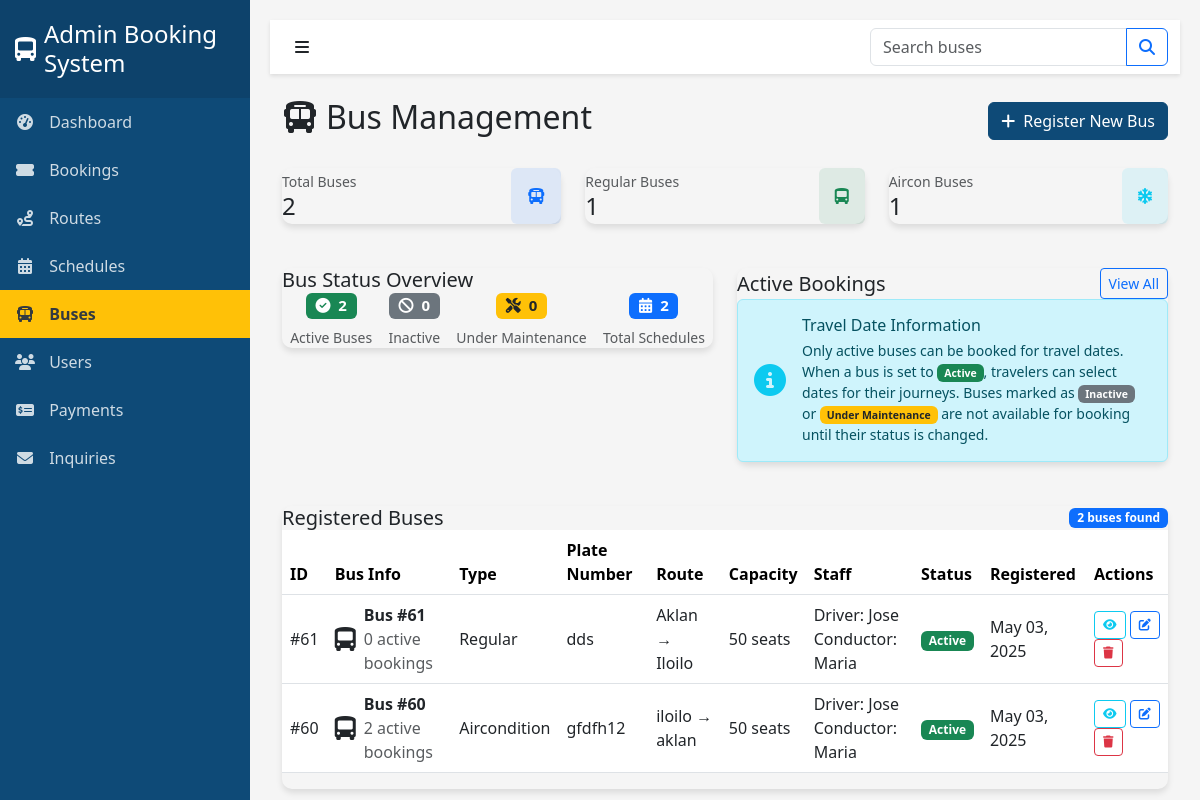
Before: /admin/tabs/buses_admin.php with the older database file.
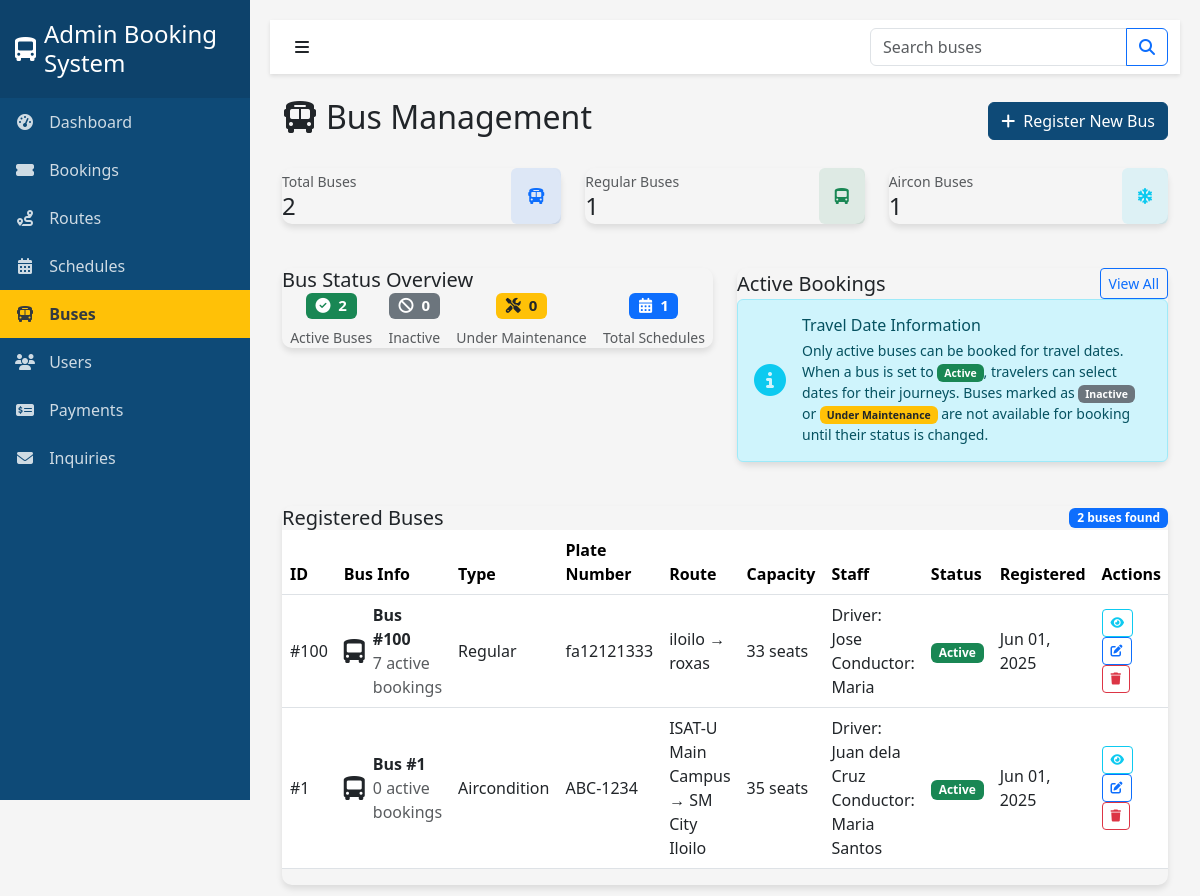
After: the same page with the newer database file.
### tables this page shows
CREATE TABLE `buses` (
  `id` int(11) NOT NULL,
  `bus_type` varchar(50) NOT NULL,
  `seat_capacity` int(11) NOT NULL,
  `plate_number` varchar(20) NOT NULL,
  `driver_name` varchar(100) NOT NULL,
  `conductor_name` varchar(100) NOT NULL,
  `status` enum('Active','Inactive','Under Maintenance') DEFAULT 'Active',
  `route_id` int(11) DEFAULT NULL,
  `route_name` varchar(255) NOT NULL,
  `origin` varchar(100) DEFAULT NULL,
  `destination` varchar(100) DEFAULT NULL,
  `bus_model` varchar(100) DEFAULT NULL,
  `year_manufactured` year(4) DEFAULT NULL,
  `last_maintenance` date DEFAULT NULL,
  `next_maintenance` date DEFAULT NULL,
  `fuel_type` enum('diesel','gasoline','electric','hybrid') DEFAULT 'diesel',
  `wifi_available` tinyint(1) DEFAULT 0,
  `charging_ports` tinyint(1) DEFAULT 0,
  `wheelchair_accessible` tinyint(1) DEFAULT 0,
  `created_at` timestamp NOT NULL DEFAULT current_timestamp(),
  `updated_at` timestamp NOT NULL DEFAULT current_timestamp() ON UPDATE current_timestamp()
);

### admin/tabs/buses_admin.php (the view, shortened to what the rows shown need)
<?php
require_once "../../backend/connections/config.php";
$records_per_page = 10;
$page = isset($_GET['page']) && is_numeric($_GET['page']) ? $_GET['page'] : 1;
$start_from = ($page - 1) * $records_per_page;
$search_condition = '';
$buses = [];
try {
    $query = "SELECT b.id, b.bus_type, b.seat_capacity, b.plate_number, b.route_id, b.route_name,
              b.driver_name, b.conductor_name, b.status, b.created_at,
              (SELECT COUNT(*) FROM bookings WHERE bus_id = b.id AND booking_status = 'confirmed') as active_bookings,
              (SELECT COUNT(*) FROM schedules WHERE bus_id = b.id) as schedule_count
              FROM buses b" . $search_condition . "
              ORDER BY b.created_at DESC
              LIMIT $start_from, $records_per_page";
    $result = $conn->query($query);
    if ($result && $result->num_rows > 0) {
        while ($row = $result->fetch_assoc()) {
            $buses[] = $row;
        }
    }
} catch (Exception $e) {
    $error_message = "Database error: " . $e->getMessage();
}
?>
<!DOCTYPE html>
<html lang="en">
<head>
    <link href="https://cdn.jsdelivr.net/npm/bootstrap@5.3.0-alpha1/dist/css/bootstrap.min.css" rel="stylesheet">
    <link rel="stylesheet" href="https://cdnjs.cloudflare.com/ajax/libs/font-awesome/6.1.1/css/all.min.css">
    <link rel="stylesheet" href="../css/admin.css">
</head>
<body>
    <div class="wrapper">
        <div class="content">
            <div class="container-fluid">
                <div class="d-flex justify-content-between align-items-center mb-4">
                    <h2><i class="fas fa-bus me-2"></i>Bus Management</h2>
                </div>
                <div class="card1">
                    <div class="card-body">
                        <?php if (count($buses) > 0): ?>
                        <div class="table-responsive">
                            <table class="table table-hover align-middle">
                                <thead>
                                    <tr>
                                        <th>ID</th>
                                        <th>Bus Info</th>
                                        <th>Type</th>
                                        <th>Plate Number</th>
                                        <th>Route</th>
                                        <th>Capacity</th>
                                        <th>Staff</th>
                                        <th>Status</th>
                                        <th>Registered</th>
                                        <th>Actions</th>
                                    </tr>
                                </thead>
                                <tbody>
                                    <?php foreach ($buses as $bus): ?>
                                    <tr>
                                        <td>#<?= htmlspecialchars($bus['id']) ?></td>
                                        <td>
                                            <div class="d-flex align-items-center">
                                                <i class="fas fa-bus-alt fs-4 me-2"></i>
                                                <div>
                                                    <strong>Bus #<?= htmlspecialchars($bus['id']) ?></strong>
                                                    <div class="text-muted"><?= htmlspecialchars($bus['active_bookings']) ?> active bookings</div>
                                                </div>
                                            </div>
                                        </td>
                                        <td><?= ucfirst(htmlspecialchars($bus['bus_type'])) ?></td>
                                        <td><?= htmlspecialchars($bus['plate_number']) ?></td>
                                        <td>
                                            <?= htmlspecialchars($bus['route_name']) ?>
                                        </td>
                                        <td><?= htmlspecialchars($bus['seat_capacity']) ?> seats</td>
                                        <td>
                                            Driver: <?= htmlspecialchars($bus['driver_name']) ?><br>
                                            Conductor: <?= htmlspecialchars($bus['conductor_name']) ?>
                                        </td>
                                        <td>
                                            <span class="badge bg-<?= ($bus['status'] == 'Active') ? 'success' : (($bus['status'] == 'Inactive') ? 'secondary' : 'warning'); ?>">
                                                <?= htmlspecialchars($bus['status']) ?>
                                            </span>
                                        </td>
                                        <td><?= date('M d, Y', strtotime($bus['created_at'])) ?></td>
                                        <td>
                                            <div class="action-buttons">
                                                <button type="button" class="btn btn-outline-info btn-sm view-bus"
                                                        data-id="<?= $bus['id'] ?>" title="View Details" data-bs-toggle="tooltip">
                                                    <i class="fas fa-eye"></i>
                                                </button>
                                                <button type="button" class="btn btn-outline-primary btn-sm edit-bus"
                                                        data-id="<?= $bus['id'] ?>" title="Edit Bus" data-bs-toggle="tooltip">
                                                    <i class="fas fa-edit"></i>
                                                </button>
                                                <button type="button" class="btn btn-outline-danger btn-sm delete-bus"
                                                        data-id="<?= $bus['id'] ?>" title="Delete Bus" data-bs-toggle="tooltip">
                                                    <i class="fas fa-trash"></i>
                                                </button>
                                            </div>
                                        </td>
                                    </tr>
                                    <?php endforeach; ?>
                                </tbody>
                            </table>
                        </div>
                        <?php else: ?>
                        <div class="alert alert-info text-center">No buses registered yet.</div>
                        <?php endif; ?>
                    </div>
                </div>
            </div>
        </div>
    </div>
</body>
</html>

Changed rows visible on the page:
removed buses: id "61", active_bookings "0", bus_type "Regular", plate_number "dds", route_name "Aklan → Iloilo", seat_capacity "50", driver_name "Jose", conductor_name "Maria", status "Active", created_at "May 03, 2025"
removed buses: id "60", active_bookings "2", bus_type "Aircondition", plate_number "gfdfh12", route_name "iloilo → aklan", seat_capacity "50", driver_name "Jose", conductor_name "Maria", status "Active", created_at "May 03, 2025"
added buses: id "100", active_bookings "7", bus_type "Regular", plate_number "fa12121333", route_name "iloilo → roxas", seat_capacity "33", driver_name "Jose", conductor_name "Maria", status "Active", created_at "Jun 01, 2025"
added buses: id "1", active_bookings "0", bus_type "Aircondition", plate_number "ABC-1234", route_name "ISAT-U Main Campus → SM City Iloilo", seat_capacity "35", driver_name "Juan dela Cruz", conductor_name "Maria Santos", status "Active", created_at "Jun 01, 2025"
Other visible differences:
$total_schedules: "2" → "1"
